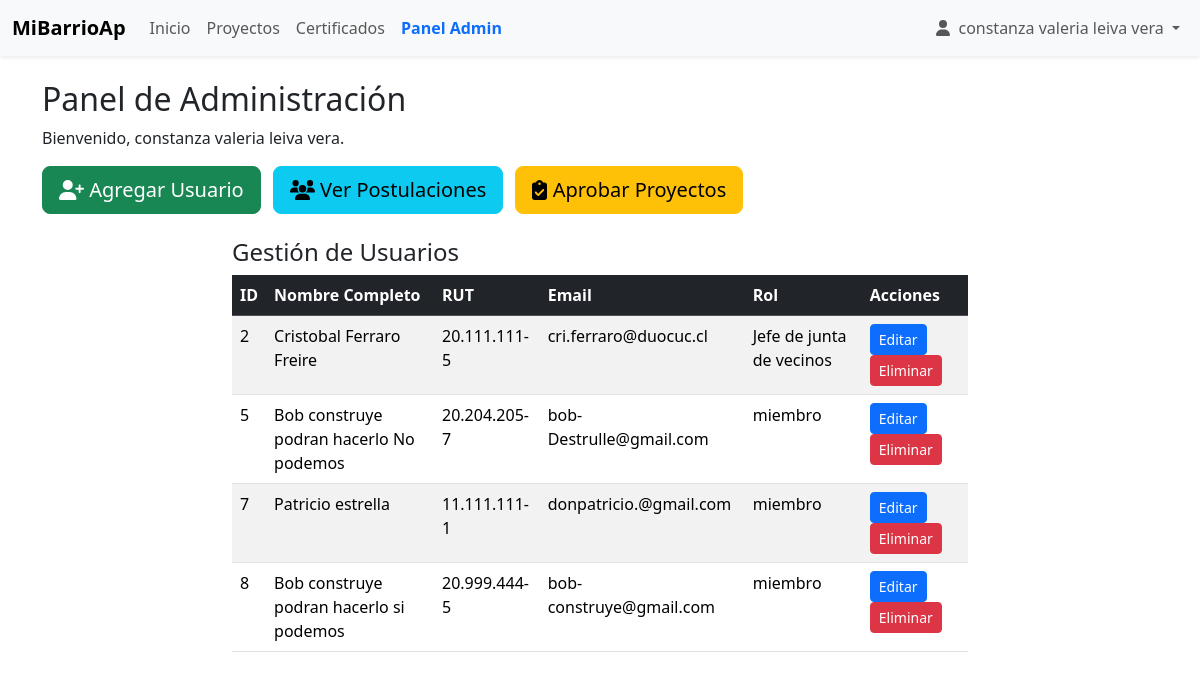
/Panel-admin.php (signed in), run on an earlier commit of the app's database.
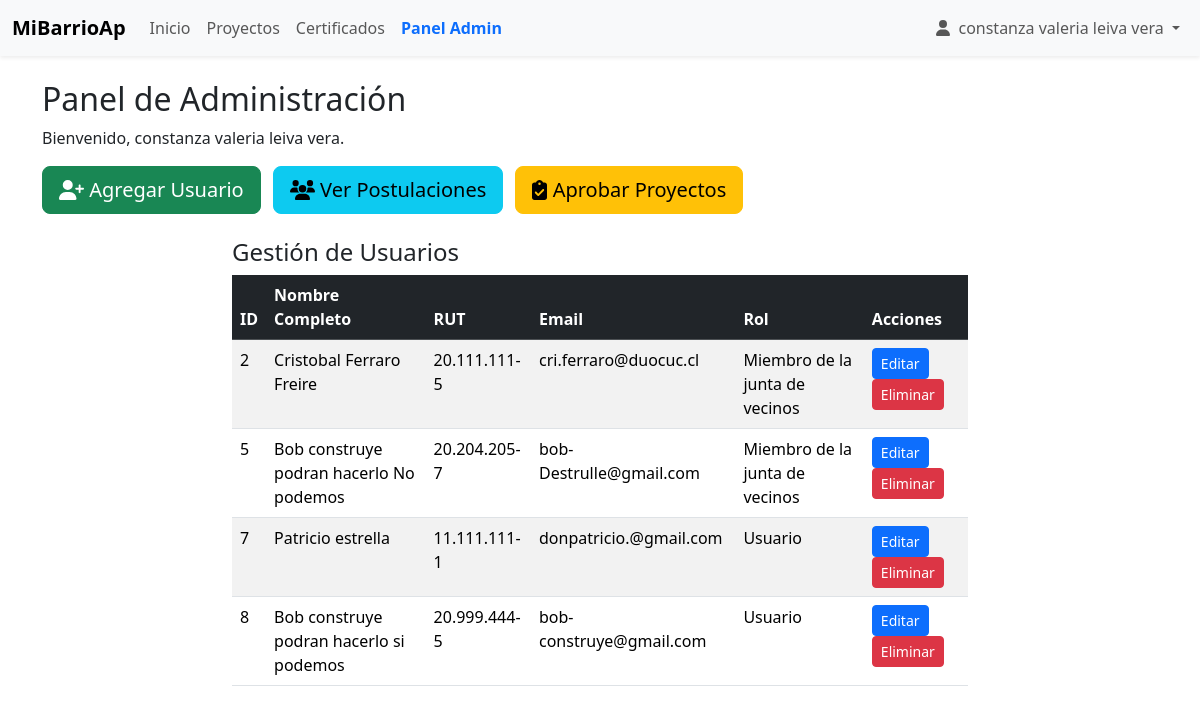
And on a later commit of the database.
### tables this page shows
CREATE TABLE `usuarios` (
  `id_us` int(11) NOT NULL,
  `nombre_completo` varchar(150) NOT NULL,
  `fecha_nacimiento` date NOT NULL,
  `rut` varchar(20) NOT NULL,
  `telefono` int(11) DEFAULT NULL,
  `email` varchar(40) NOT NULL,
  `nombre_calle` varchar(40) DEFAULT NULL,
  `numero_casa` int(11) DEFAULT NULL,
  `clave` varchar(40) DEFAULT NULL,
  `id_rol` int(11) NOT NULL,
  `id_comuna` int(11) NOT NULL,
  `id_provincia` int(11) NOT NULL,
  `id_pais` int(11) NOT NULL,
  `id_region` int(11) DEFAULT NULL
);

CREATE TABLE `roles` (
  `id_rol` int(11) NOT NULL,
  `nombre_rol` varchar(30) DEFAULT NULL
);

### lib/lib-sesion-datos.php (called while the page is built, shortened)
<?php
require_once("lib-conexion.php");
$idUsuario = $_SESSION['id_us'] ?? null;
if ($idUsuario) {
    $stmt = $conexion->prepare("
        SELECT
            u.id_us, u.nombre_completo, u.fecha_nacimiento, u.rut, u.email,
            u.telefono, u.nombre_calle,
            p.nombre AS pais,
            c.comuna,
            pr.nom_provincia AS provincia,
            r.nombre_region AS region,
            ro.nombre_rol AS rol,
            u.id_rol
        FROM usuarios u
        JOIN pais p       ON p.id_pais = u.id_pais
        JOIN comuna c     ON c.id_comuna = u.id_comuna
        JOIN provincia pr ON pr.id_provincia = u.id_provincia
        JOIN region r     ON r.id_region = u.id_region
        JOIN roles ro     ON ro.id_rol = u.id_rol
        WHERE u.id_us = ?
    ");
    $stmt->bind_param("i", $idUsuario);
    $stmt->execute();
    $resultado = $stmt->get_result();
    $usuario = $resultado->fetch_assoc();
} else {
    $usuario = null;
}
function panelPorRol(?int $rol): ?array {
    if ($rol === 1) return ["Panel-admin.php", "Panel Admin"];
    return null;
}
?>

### lib/lib-datos-usuario.php (called while the page is built, shortened)
<?php
require_once("lib-conexion.php");
$us="SELECT
    u.id_us,
    u.nombre_completo,
    u.fecha_nacimiento,
    u.rut,
    u.email,
    u.telefono,
    u.nombre_calle,
    p.nombre AS pais,
    c.comuna,
    pr.nom_provincia AS provincia,
    r.nombre_region AS region,
    ro.nombre_rol AS rol,
    u.id_rol
FROM usuarios u
JOIN pais p       ON p.id_pais = u.id_pais
JOIN comuna c     ON c.id_comuna = u.id_comuna
JOIN provincia pr ON pr.id_provincia = u.id_provincia
JOIN region r     ON r.id_region = u.id_region
JOIN roles ro     ON ro.id_rol = u.id_rol
WHERE u.id_rol IN (2, 3)";
$result=$conexion->query($us);
?>

### Panel-admin.php (the view, shortened to what this page needs)
<?php
require_once("lib/lib-sesion-datos.php");
require_once("lib/lib-datos-usuario.php");
?>
<!DOCTYPE html>
<html lang="es">
<head>
    <link href="https://cdn.jsdelivr.net/npm/bootstrap@5.3.8/dist/css/bootstrap.min.css" rel="stylesheet">
    <link rel="stylesheet" href="https://cdnjs.cloudflare.com/ajax/libs/font-awesome/6.5.0/css/all.min.css">
</head>
<body>
<?php include("menu.php"); ?>
<div class="container mt-4">
    <h2>Panel de Administración</h2>
    <p>Bienvenido, <?= htmlspecialchars($usuario['nombre_completo']); ?>.</p>
    <div class="mb-4">
        <a href="panel-admin-agregar-usuario.php" class="btn btn-success btn-lg me-2">
            <i class="fas fa-user-plus"></i> Agregar Usuario
        </a>
        <a href="admin-ver-postulaciones.php" class="btn btn-info btn-lg me-2"> <i class="fas fa-users"></i> Ver Postulaciones
        </a>
        <a href="admin-aprobar-proyectos.php" class="btn btn-warning btn-lg">
            <i class="fas fa-clipboard-check"></i> Aprobar Proyectos
        </a>
    </div>
    <div class="row justify-content-center">
        <div class="col-lg-10 col-xl-8">
            <h4>Gestión de Usuarios</h4>
            <table class="table table-striped table-hover">
                <thead class="table-dark">
                    <tr>
                        <th>ID</th>
                        <th>Nombre Completo</th>
                        <th>RUT</th>
                        <th>Email</th>
                        <th>Rol</th>
                        <th>Acciones</th>
                    </tr>
                </thead>
                <tbody>
                    <?php
                    if ( $result->num_rows > 0) {
                        while ($user = $result->fetch_assoc()) {
                    ?>
                            <tr>
                                <td><?= $user['id_us']; ?></td>
                                <td><?= htmlspecialchars($user['nombre_completo']); ?></td>
                                <td><?= htmlspecialchars($user['rut']); ?></td>
                                <td><?= htmlspecialchars($user['email']); ?></td>
                                <td><?= htmlspecialchars($user['rol']); ?></td>
                                <td>
                                    <a href="admin-editar-usuario.php?id=<?= $user['id_us']; ?>" class="btn btn-sm btn-primary">Editar</a>
                                    <a href="admin-eliminar-usuario.php?id=<?= $user['id_us']; ?>" class="btn btn-sm btn-danger" onclick="return confirm('¿Estás seguro de que quieres eliminar a este usuario? Esta acción no se puede deshacer.');">Eliminar</a>
                                </td>
                            </tr>
                    <?php
                        }
                    } else {
                        echo "<tr><td colspan='6' class='text-center'>No hay usuarios registrados.</td></tr>";
                    }
                    ?>
                </tbody>
            </table>
        </div> </div> </div> <script src="https://cdnjs.cloudflare.com/ajax/libs/font-awesome/6.5.0/js/all.min.js"></script>
</body>
</html>

### menu.php (shortened to what this page needs)
<?php
require_once("lib/lib-sesion-datos.php");
$current_page = basename($_SERVER['PHP_SELF']);
$panel = panelPorRol($usuario['id_rol'] ?? null);
$es_panel_admin = ($panel && $current_page == 'Panel-admin.php');
?>
<nav class="navbar navbar-expand-lg bg-body-tertiary shadow-sm">
  <div class="container-fluid">
    <a class="navbar-brand fw-bold" href="index.php">MiBarrioAp</a>
    <div class="collapse navbar-collapse" id="navbarNav">
      <ul class="navbar-nav me-auto mb-2 mb-lg-0">
        <li class="nav-item">
          <a class="nav-link <?= ($current_page == 'index.php') ? 'active' : ''; ?>" href="index.php">Inicio</a>
        </li>
        <li class="nav-item">
          <a class="nav-link <?= ($current_page == 'proyectos.php' || $current_page == 'crear-proyecto.php') ? 'active' : ''; ?>" href="proyectos.php">Proyectos</a>
        </li>
        <li class="nav-item">
          <a class="nav-link <?= ($current_page == 'certificados.php') ? 'active' : ''; ?>" href="certificados.php">Certificados</a>
        </li>
        <?php
        if ($panel):
        ?>
            <li class="nav-item">
              <a class="nav-link <?= ($es_panel_admin ) ? 'active' : ''; ?>" href="<?= htmlspecialchars($panel[0]); ?>">
                <?= htmlspecialchars($panel[1]); ?>
              </a>
            </li>
        <?php endif; ?>
      </ul>
      <ul class="navbar-nav ms-auto mb-2 mb-lg-0">
        <?php if ($usuario): ?>
          <li class="nav-item dropdown">
            <a class="nav-link dropdown-toggle" href="#" id="navbarDropdownUser" role="button" data-bs-toggle="dropdown" aria-expanded="false">
              <i class="fas fa-user me-1"></i> <?= htmlspecialchars($usuario['nombre_completo']); ?>
            </a>
          </li>
        <?php endif; ?>
      </ul>
    </div> </div> </nav>

### menu.php (style rules this page uses)
.navbar-nav .nav-link.active { font-weight: bold; color: #0d6efd !important; }

What changed in the data, as far as the page shows it:
changed through a linked row, usuarios "Cristobal Ferraro Freire": id_rol.nombre_rol "Jefe de junta de vecinos" → "Miembro de la junta de vecinos"
changed usuarios "Bob construye podran hacerlo No podemos": id_rol.nombre_rol "miembro" → "Miembro de la junta de vecinos"
changed through a linked row, usuarios "Patricio estrella": id_rol.nombre_rol "miembro" → "Usuario"
changed through a linked row, usuarios "Bob construye podran hacerlo si podemos": id_rol.nombre_rol "miembro" → "Usuario"
